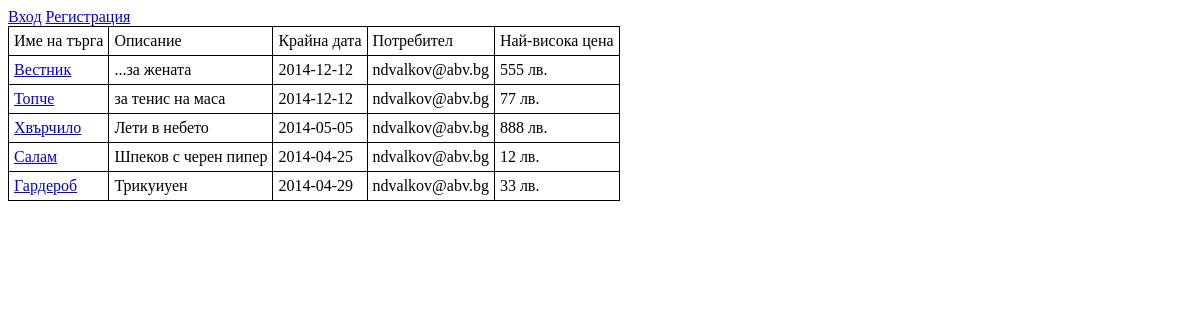
The page / on the database its author committed.
### tables this page shows
CREATE TABLE IF NOT EXISTS `auction_prices` (
  `price_id` int(11) NOT NULL AUTO_INCREMENT,
  `auction_id` int(11) NOT NULL,
  `user_id` int(11) NOT NULL,
  `price` int(11) NOT NULL,
  `date_added` int(11) NOT NULL,
  PRIMARY KEY (`price_id`)
);

CREATE TABLE IF NOT EXISTS `auctions` (
  `auction_id` int(11) NOT NULL AUTO_INCREMENT,
  `user_id` int(11) NOT NULL,
  `date_created` int(11) NOT NULL,
  `minimum_price` int(11) NOT NULL,
  `date_end` int(11) NOT NULL,
  `action_title` varchar(250) NOT NULL,
  `auction_desc` text NOT NULL,
  PRIMARY KEY (`auction_id`)
);

CREATE TABLE IF NOT EXISTS `users` (
  `user_id` int(11) NOT NULL AUTO_INCREMENT,
  `email` varchar(250) NOT NULL,
  `password` varchar(40) NOT NULL,
  `date_registered` int(11) NOT NULL,
  PRIMARY KEY (`user_id`)
);

### system/View.php (called while the page is built, shortened)
<?php
class View {
    public function render($template, $data=array()) {
        include '../views/' . $template . '.php';
    }
}

### controllers/IndexController.php (called while the page is built, shortened)
<?php
class IndexController {
    public function index() {
        include '../models/AuctionsModel.php';
		$au_model = new AuctionsModel();
		$res = $au_model->getAuctions();
		View::getInstance()->render('index', array('page_title' => 'Търговска къща - Sorry International', 'data' => $res));
    }
}

### system/BaseModel.php (called while the page is built, shortened)
<?php
class BaseModel {
    private static $connection = null;
    public function __construct() {
        if (self::$connection == null) {
            $config = Config::getInstance();
            self::$connection = new mysqli($config->getConfig('db_host'), $config->getConfig('db_user'), $config->getConfig('db_pass'), $config->getConfig('db_database'), $config->getConfig('db_port'));
            self::$connection->set_charset("utf8");
        }
        $this->db_connection = self::$connection;
    }
}

### models/AuctionsModel.php (called while the page is built, shortened)
<?php
include '../system/BaseModel.php';
class AuctionsModel extends BaseModel {
    public function getAuctions($auction = null) {
		if (isset($auction)) {
			$this->auction = 'AND auctions.auction_id = '.$auction;
		} else {
			$this->auction = '';
		}
        $query = $this->db_connection->query('SELECT * FROM auctions
			LEFT JOIN auction_prices
			ON auctions.auction_id = auction_prices.auction_id
			LEFT JOIN users ON auction_prices.user_id = users.user_id
			WHERE auction_prices.price != "null"'.$this->auction);
		$result = array();
		while($row = mysqli_fetch_assoc($query)){
			$result[$row['auction_id']]['action_title'] = $row['action_title'];
			$result[$row['auction_id']]['auction_desc'] = $row['auction_desc'];
			$result[$row['auction_id']]['date_end'] = $row['date_end'];
			$result[$row['auction_id']]['email'] = $row['email'];
			$result[$row['auction_id']]['price_id'][] = $row['price'];
		}
        return array('success' => true, 'data' => $result);
    }
}

### views/index.php (the view)
<?php
include '../views/header.php';
if ($_SESSION['is_logged']) {
    echo '<div>Здравей ' . $_SESSION['user_data']['email'] . ' <a href="?p=newauc">Нова обява</a> <a href="?p=logout">Изход</a></div>';
} else {
    echo '<div><a href="?p=login">Вход</a> <a href="?p=register">Регистрация</a> </div>';
}
?>
<?php
$result = $data['data'];
echo '<table style="border-collapse:collapse;border:1px solid black"><tr><td>Име на търга</td><td>Описание</td><td>Крайна дата</td><td>Потребител</td><td>Най-висока цена</td></tr>';
foreach($result as $v){
	if ($v["date_end"] < time()) {
		continue;
	}
	echo '<tr><td><a href="../views/bid.php?p='.$v["action_title"].'">'.$v["action_title"].'</a></td><td>'.$v["auction_desc"].
		'</td><td>'.gmdate("Y-m-d", $v["date_end"]).'</td><td>'.$v["email"].'</td><td>'.$v["price_id"].' лв.</td></tr>';
}
echo '</table>';
include '../views/footer.php';

### public/index.php (shortened to what this page needs)
<?php
include '../system/View.php';
if (isset($_GET['p'])) {
    $current_page = $_GET['p'];
} else {
    $current_page = 'index';
}
switch ($current_page) {
    case 'index':
        include '../controllers/IndexController.php';
        $page = new IndexController();
        $page->index();
        break;
}

### views/header.php (shortened to what this page needs)
<!DOCTYPE html>
<html>
<head>
<link href="../views/css/ui-lightness/jquery-ui-1.10.4.custom.css" rel="stylesheet">
</head>
<body>

### views/footer.php
</body>
</html>

### views/header.php (style rules this page uses)
td { border:1px solid black; padding: 5px; }

### rows shown on the page
auction_prices: auction.action_title "Вестник", auction.auction_desc "...за жената", auction.date_end "2014-12-12", user.email "ndvalkov@abv.bg", price "555"
auction_prices: auction.action_title "Топче", auction.auction_desc "за тенис на маса", auction.date_end "2014-12-12", user.email "ndvalkov@abv.bg", price "77"
auction_prices: auction.action_title "Хвърчило", auction.auction_desc "Лети в небето", auction.date_end "2014-05-05", user.email "ndvalkov@abv.bg", price "888"
auction_prices: auction.action_title "Салам", auction.auction_desc "Шпеков с черен пипер", auction.date_end "2014-04-25", user.email "ndvalkov@abv.bg", price "12"
auction_prices: auction.action_title "Гардероб", auction.auction_desc "Трикуиуен", auction.date_end "2014-04-29", user.email "ndvalkov@abv.bg", price "33"
